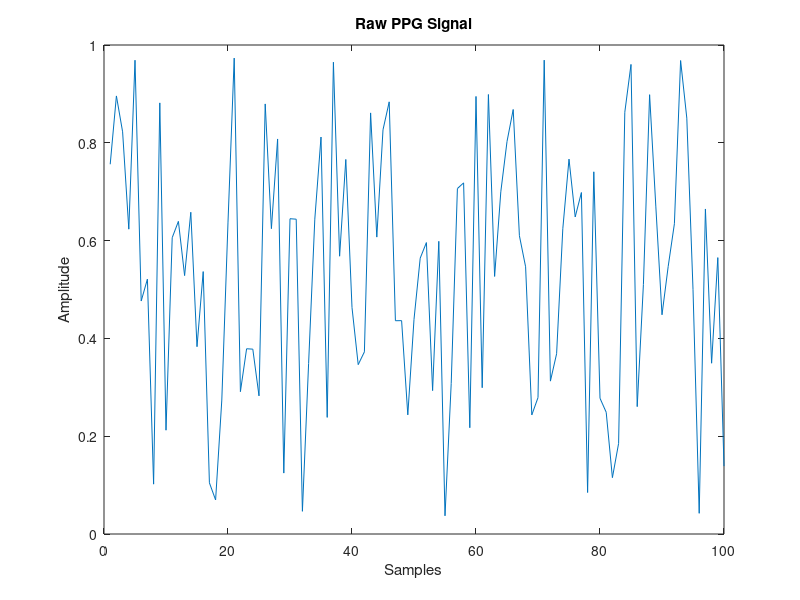
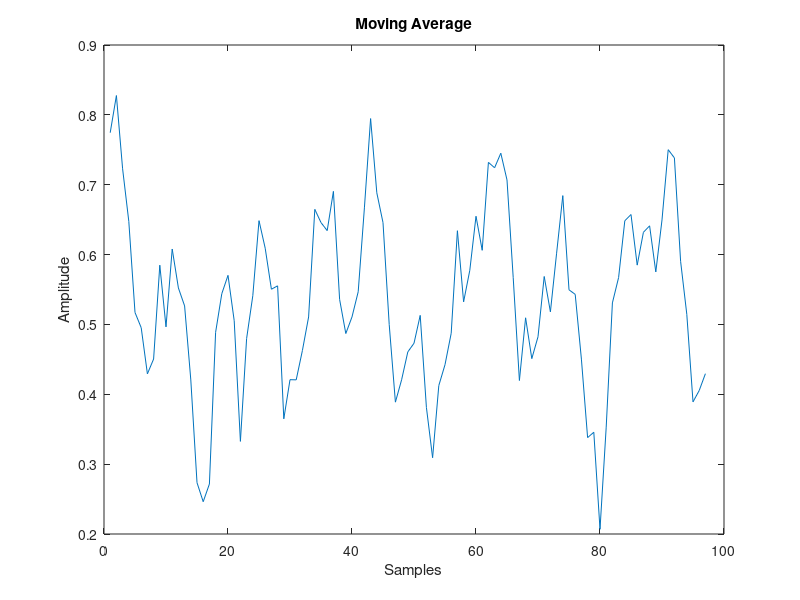

These charts were generated, in order, by the following MATLAB code:
windowSize = 4; % Kích thước cửa sổ
Raw_Sig = rand(1, 100); % Thay "your PPG signal" bằng tín hiệu PPG thực hoặc tín hiệu giả lập
figure;
plot(Raw_Sig); % Hiển thị tín hiệu gốc
xlabel('Samples');
ylabel('Amplitude');
title('Raw PPG Signal');

% Áp dụng bộ lọc trung bình di động
Filtered_Sig = zeros(1, length(Raw_Sig) - windowSize + 1); % Khởi tạo mảng cho tín hiệu lọc
for i = 1:length(Raw_Sig) - windowSize + 1
    Filtered_Sig(i) = mean(Raw_Sig(i:i+windowSize-1)); % Tính trung bình
end

% Hiển thị tín hiệu đã lọc
figure;
plot(Filtered_Sig);
xlabel('Samples');
ylabel('Amplitude');
title('Moving Average');
